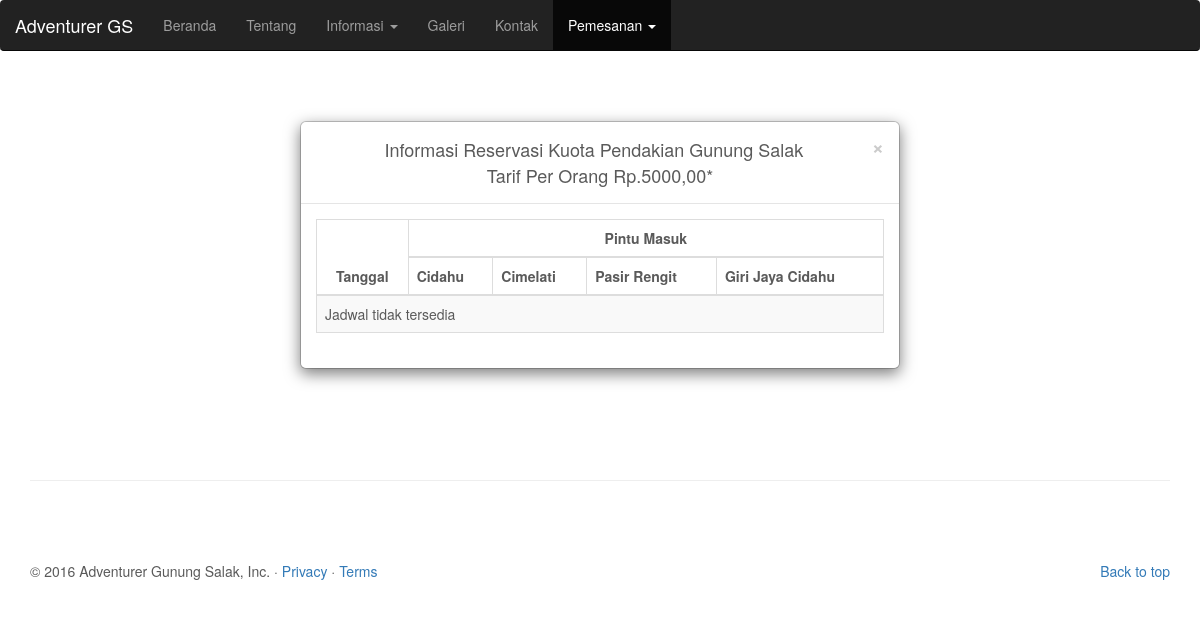
Page /index.php/welcome/pendakian on the committed database.
### tables this page shows
CREATE TABLE `pintu_masuk` (
  `id_pintu` int(11) NOT NULL,
  `nama_pintu` text NOT NULL,
  `status_pintu` smallint(1) NOT NULL
);

### application/controllers/Welcome.php (called while the page is built, shortened)
<?php
class Welcome extends CI_Controller {
	public function __construct()
	{
		$this->load->library('session');
		$this->load->library('encryption');
		$this->load->library('cart');
	}
	function pendakian()
	{
		$tgl= date('Y-m-d', strtotime($this->input->post('tgl',true)));
		$kuota= $this->Model_halimun->data_where('kuota_pendakian','tgl_kuota',$tgl);
		$data['kuota']= $kuota; $data['c_kuota']= count($kuota);
		$pintu = $this->Model_halimun->get_data('pintu_masuk');
		$data['pintu'] = $pintu;
		$data['jml_pintu'] = count($pintu);
		$data['harga'] = $this->Model_halimun->data_detail('tarif_wisata','kode_tarif','Adv-w1');
		$data['pemesanan'] = "active"; $data['tentang'] = $data['galeri'] = $data['beranda'] = $data['kontak'] = $data['informasi'] ="";
		$this->load->view('pemesanan',$data);
	}
}

### index.php (called while the page is built, shortened)
<?php
require_once BASEPATH.'core/CodeIgniter.php';

### application/models/Model_halimun.php (called while the page is built, shortened)
<?php
class Model_halimun extends CI_Model
{
	function data_where($t,$f,$v)
	{
		$this->db->where($f,$v);
		return $this->db->get($t)->result();
	}
	function data_detail($t,$f,$v)
	{
		$this->db->where($f,$v);
		return $this->db->get($t)->row();
	}
	function get_data($t)
	{
		return $this->db->get($t)->result();
	}
}
?>

### application/views/pemesanan.php (the view, shortened to what this page needs)
<body>
    <div class="container marketing" style="margin-top: 90px">
      <div class="row">
        <div class="col-md-12">
            <div class="modal-dialog">
              <div class="modal-content">
                <div class="modal-header">
                  <button type="button" class="close" data-dismiss="modal">&times;</button>
                  <h4 class="modal-title text-center">Informasi Reservasi Kuota Pendakian Gunung Salak<br/>Tarif Per Orang Rp.5000,00*</h4>
                </div>
                <div class="modal-body table-responsive" data-pattern="priority-columns">
                  <table id="tech-companies-1" class="table table-small-font table-bordered table-striped" >
                    <thead>
                      <tr>
                        <th rowspan="2" class="text-center">Tanggal</th>
                        <th  colspan="<?php echo $jml_pintu;?>" class="text-center">Pintu Masuk</th>
                      </tr>
                      <tr>
                        <?php foreach ($pintu as $pintu): ?>
                          <th data-priority="3"><?php echo $pintu->nama_pintu;?></th>
                        <?php endforeach;?>
                      </tr>
                    </thead>
                    <tbody>
                    <?php if($c_kuota==0){ ?>
                      <tr><td colspan="5"> Jadwal tidak tersedia </td></tr>
                    <?php } ?>
                    </tbody>
                  </table>
                </div>
              </div>
            </div>
        </div>
        <div class="col-md-12">
        </div>
      </div>
      <hr class="featurette-divider">

### assets/css/carousel.css (style rules this page uses)
body { padding-bottom: 40px; color: #5a5a5a; }
.featurette-divider { margin: 80px 0; }

### rows in the picture
pintu_masuk: nama_pintu "Cidahu"
pintu_masuk: nama_pintu "Cimelati"
pintu_masuk: nama_pintu "Pasir Rengit"
pintu_masuk: nama_pintu "Giri Jaya Cidahu"
